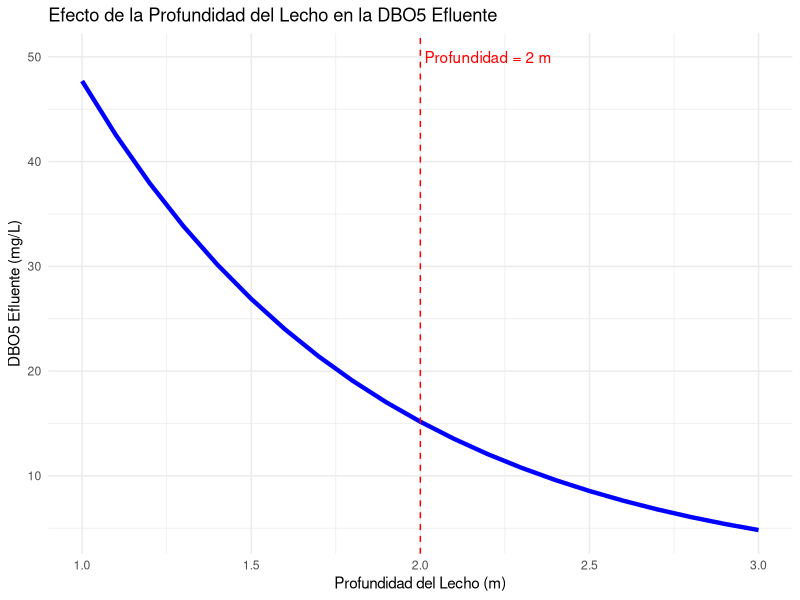

Reproduce this figure in R.
# -----------------------------------------------------------
# Autor: José Juan Torres Martínez  
# Doctorado en Ciencias en Bioprocesos  
# Laboratorio de Biotecnología Molecular de Células Vegetales y Bioinformática  
# -----------------------------------------------------------

# Tema: Cálculo de DBO5 en efluente usando modelo Schulze  
# Objetivo: Determinar la eficiencia de un filtro percolador de baja carga  

# -----------------------------------------------------------
# DATOS DE ENTRADA
# -----------------------------------------------------------
Diametro <- 30            # Diámetro del filtro (m)
Profundidad <- 2.0        # Profundidad del lecho (m)
Q <- 2000                 # Caudal (m³/día)
S0 <- 150                 # DBO5 influente (mg/L)
K <- 2.3                  # Constante de velocidad [(m/d)^0.67/m]
n <- 0.67                 # Coeficiente de la ecuación

# -----------------------------------------------------------
# CÁLCULOS PRINCIPALES
# -----------------------------------------------------------

# 1. Cálculo del área superficial
Area <- (pi/4) * Diametro^2  # m²

# 2. Cálculo de la carga hidráulica (Lh)
Lh <- Q / Area  # m³/(m²·día)

# 3. Aplicación del modelo Schulze (Ecuación 7.8)
Se <- S0 * exp(-K * Profundidad / (Lh^n))  # mg/L

# -----------------------------------------------------------
# PRESENTACIÓN DE RESULTADOS
# -----------------------------------------------------------
cat("\n----------------------------------------\n")
cat(" FILTRO PERCOLADOR (SCHULZE)\n")
cat("----------------------------------------\n")

cat("\n1. PARÁMETROS GEOMÉTRICOS:\n")
cat(" - Diámetro del filtro:", Diametro, "m\n")
cat(" - Profundidad del lecho:", Profundidad, "m\n")
cat(" - Área superficial:", round(Area, 0), "m²\n")

cat("\n2. PARÁMETROS HIDRÁULICOS:\n")
cat(" - Caudal (Q):", Q, "m³/día\n")
cat(" - Carga hidráulica (Lh):", round(Lh, 2), "m³/(m²·día)\n")

cat("\n3. RESULTADOS DE TRATAMIENTO:\n")
cat(" - DBO5 influente (S0):", S0, "mg/L\n")
cat(" - DBO5 efluente (Se):", round(Se, 1), "mg/L\n")
cat(" - Eficiencia de remoción:", round((1 - Se/S0)*100, 1), "%\n")

# -----------------------------------------------------------
# ANÁLISIS DE SENSIBILIDAD
# -----------------------------------------------------------
library(ggplot2)

# Variar la profundidad del lecho
prof_range <- seq(1, 3, by = 0.1)
Se_range <- S0 * exp(-K * prof_range / (Lh^n))

df <- data.frame(Profundidad = prof_range, DBO5_efluente = Se_range)

g <- ggplot(df, aes(x = Profundidad, y = DBO5_efluente)) +
  geom_line(color = "blue", linewidth = 1.5) +
  geom_vline(xintercept = Profundidad, linetype = "dashed", color = "red") +
  annotate("text", x = Profundidad + 0.2, y = 50, 
           label = paste("Profundidad =", Profundidad, "m"), color = "red") +
  labs(title = "Efecto de la Profundidad del Lecho en la DBO5 Efluente",
       x = "Profundidad del Lecho (m)",
       y = "DBO5 Efluente (mg/L)") +
  theme_minimal()

print(g)

